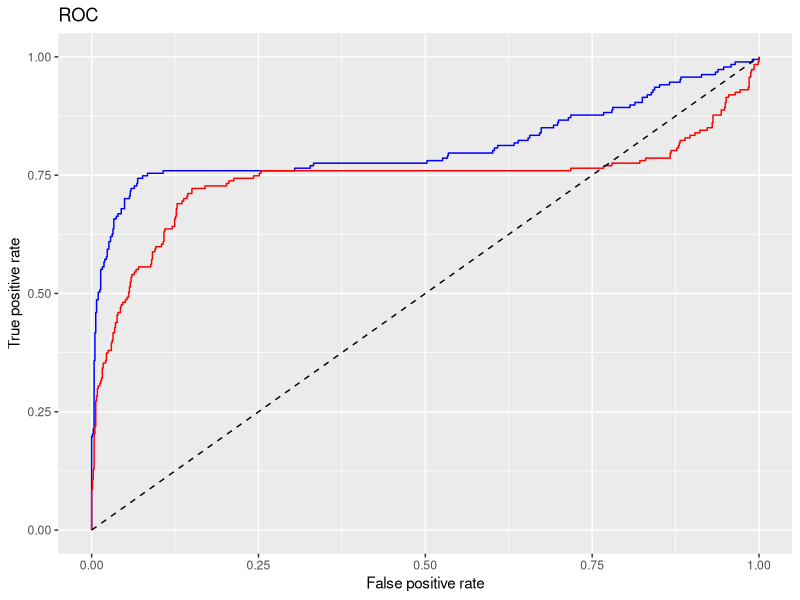

Reproduce this figure in R.
# Toy model with collinearity

library(MASS)
library(caret)
library(kernlab)
library(ROCR)
library(ggplot2)

# Generation of the dataset X

n_trial <- 5000
x1 <- mvrnorm(n = n_trial, mu = 0, Sigma = 1.5)
x2 <- mvrnorm(n = n_trial, mu = -1, Sigma = 2.)
x3 <- mvrnorm(n = n_trial, mu = 5, Sigma = 1.8)
alpha <- runif(n = n_trial, min = -2.5, max = 2.5)
#alpha <- 1
x4 <- alpha + x3 # almost linear relation

X <- data.frame(x1,x2,x3,x4)

func_gen <- function(row) {
  var1 <- row[1]
  var2 <- row[2]
  var3 <- row[3]
  var4 <- row[4]
  return(var1**2-var1*var2*var3+0.2*var3^2-0.5*var4**2)
} 

target_cont <- apply(X,1,func_gen)

func_thrs <- function(value,thrsh) {
  if (value>=thrsh) return(1)
  else {
    return(0)
  }
}

X$target_cont <- target_cont

target <- lapply(target_cont, function(x) func_thrs(x,2.))
X$target <- as.factor(unlist(target))


# Build some model

set.seed(1984)
perc_train_set <- 0.8
train_row_idx <- createDataPartition(X$target,
                                     p=perc_train_set,
                                     list = FALSE)

train_set <- X[train_row_idx,]
test_set <- X[-train_row_idx,]

# SVM Kernel
svm_ker <- "vanilladot"

# with correlated variable
svm_model <- ksvm(target ~ x1+x2+x3+x4,
                  data = train_set,
                  kernel = svm_ker,
                  C = 1.0
                  )

# without the correlated variable
svm_model_wox4 <- ksvm(target ~ x1+x2+x3,
                       data = train_set,
                       kernel = svm_ker,
                       C = 1.0
)

test_results <- predict(svm_model, test_set, type = "decision")
test_perf <- ROCR::prediction(predictions = test_results,
                             labels = test_set$target)
test_ROC <- performance(test_perf, measure = "tpr", x.measure = "fpr")

test_ROC_df <- data.frame(unlist(test_ROC@x.values),
                          unlist(test_ROC@y.values))

colnames(test_ROC_df) <- c("fpr","tpr")

test_results_wox4 <- predict(svm_model_wox4, test_set, type = "decision")
test_perf_wox4 <- ROCR::prediction(predictions = test_results_wox4,
                              labels = test_set$target)
test_ROC_wox4 <- performance(test_perf_wox4, measure = "tpr", x.measure = "fpr")

test_ROC_df_wox4 <- data.frame(unlist(test_ROC_wox4@x.values),
                               unlist(test_ROC_wox4@y.values))

colnames(test_ROC_df_wox4) <- c("fpr","tpr")


xline <- seq(0,1,0.02)
yline <- seq(0,1,0.02)
xyline <- data.frame(xline,yline)

ggplot() + 
  geom_line(data=test_ROC_df, aes(x=fpr, y=tpr), color='blue') + 
  geom_line(data=test_ROC_df_wox4, aes(x=fpr, y=tpr), color='red') +
  geom_line(data=xyline, aes(x=xline, y=yline), color='black',linetype = "dashed") +
  xlab("False positive rate") + ylab("True positive rate") +
  ggtitle("ROC")

# Correlations
cor(X[,c(1,2,3,4)])

# Display the correlations
# library(corrgram)
# corrgram(X[,c(1,2,3,4)])
